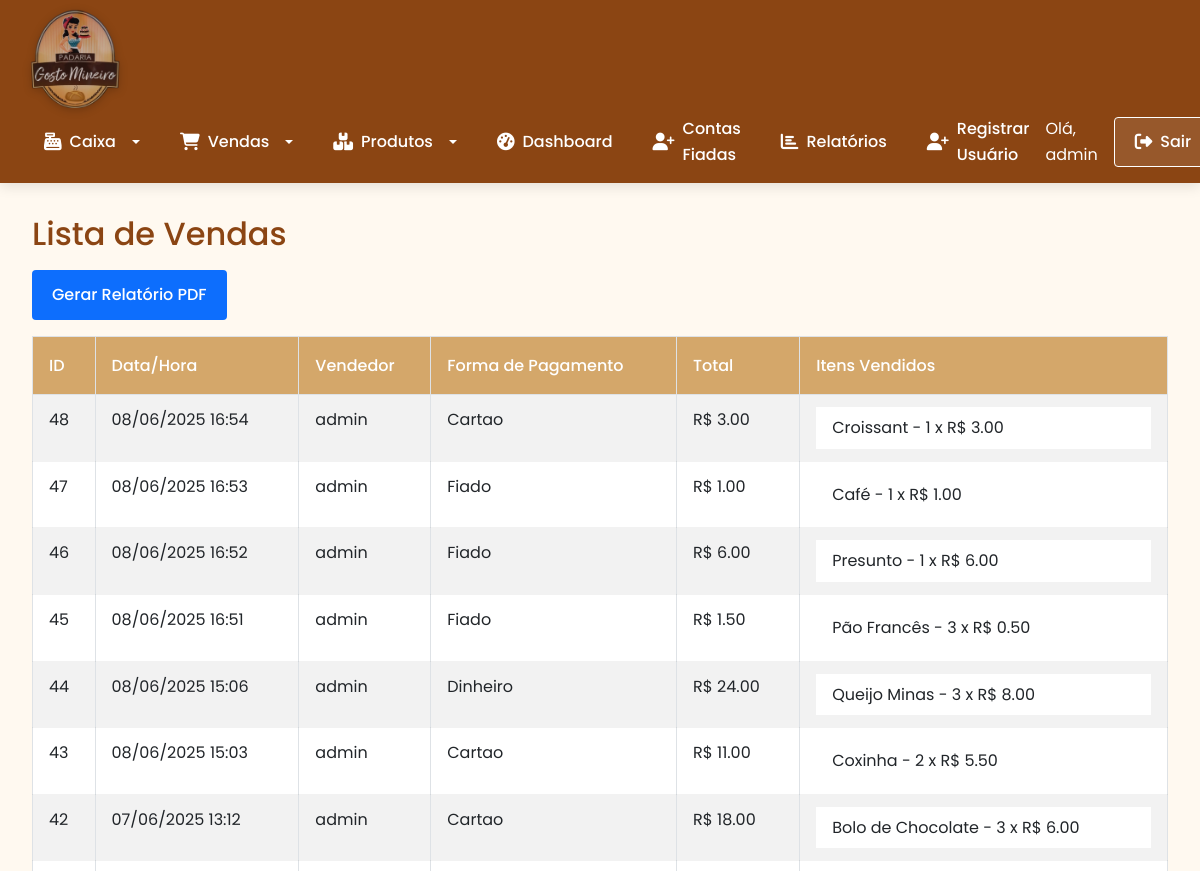
Before: /listar_vendas (signed in, upper part) with the older database file.
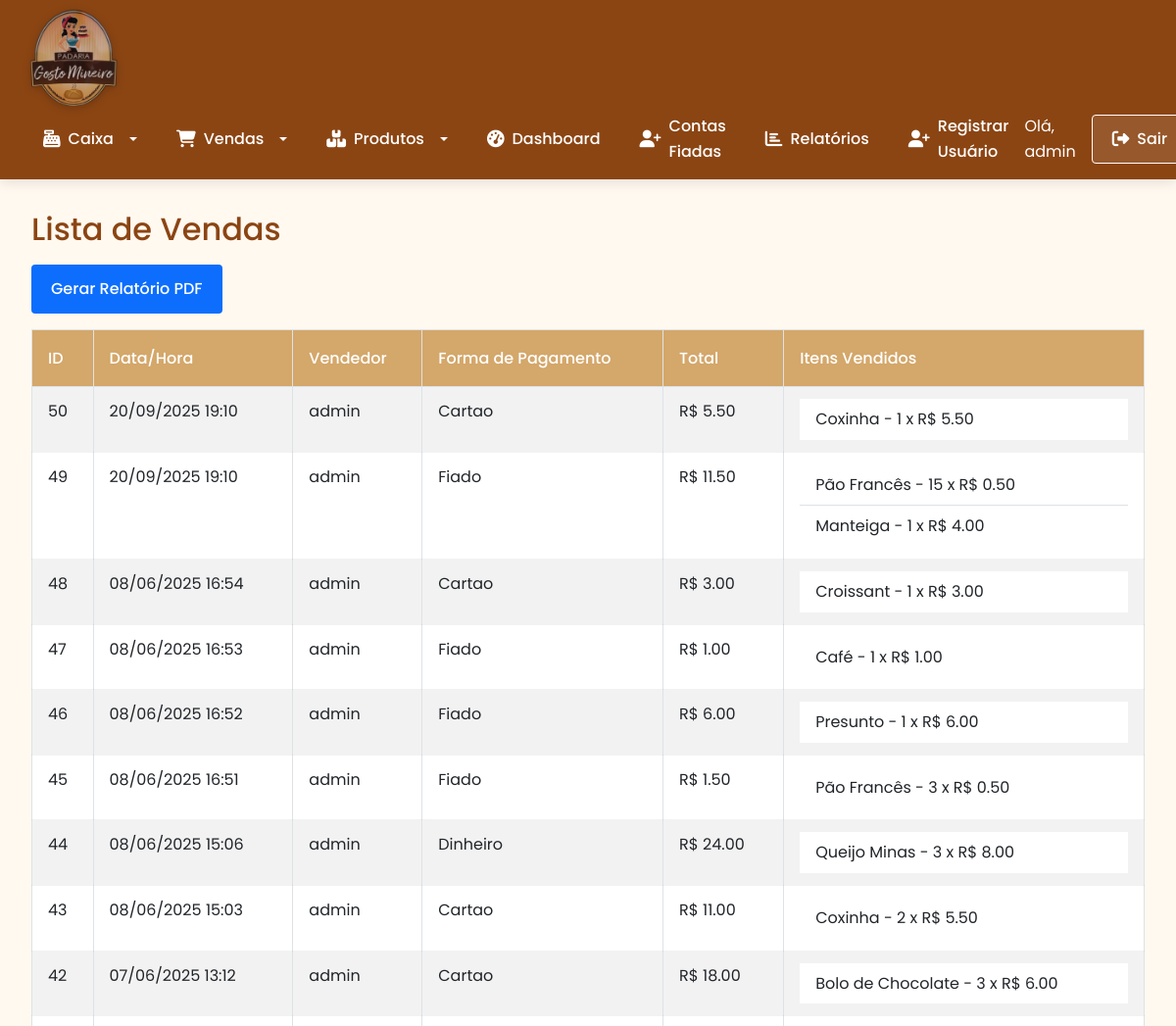
After: the same page with the newer database file.
### tables this page shows
CREATE TABLE vendas (
    id INTEGER PRIMARY KEY AUTOINCREMENT,
    data_hora TEXT NOT NULL,
    usuario_id INTEGER NOT NULL,
    valor_total REAL NOT NULL,
    forma_pagamento TEXT NOT NULL,
    FOREIGN KEY(usuario_id) REFERENCES usuarios(id)
);

CREATE TABLE usuarios (
    id INTEGER PRIMARY KEY AUTOINCREMENT,
    nome TEXT NOT NULL,
    senha TEXT NOT NULL,
    tipo TEXT DEFAULT 'usuario' -- adm ou usuario
);

CREATE TABLE itens_venda (
    id INTEGER PRIMARY KEY AUTOINCREMENT,
    venda_id INTEGER NOT NULL,
    item_id INTEGER NOT NULL,
    quantidade INTEGER NOT NULL,
    valor_unitario REAL NOT NULL,
    FOREIGN KEY(venda_id) REFERENCES vendas(id),
    FOREIGN KEY(item_id) REFERENCES itens(id)
);

CREATE TABLE itens (
    id INTEGER PRIMARY KEY AUTOINCREMENT,
    nome TEXT NOT NULL,
    quantidade INTEGER NOT NULL,
    categoria TEXT NOT NULL,
    custo REAL NOT NULL,
    venda REAL NOT NULL
);

### app.py (the view)
@app.route('/listar_vendas')
@login_required
def listar_vendas():
    db = get_db()
    vendas = db.execute('''
        SELECT v.id, u.nome, v.data_hora, v.valor_total, v.forma_pagamento
        FROM vendas v JOIN usuarios u ON v.usuario_id = u.id
        ORDER BY v.data_hora DESC
    ''').fetchall()
    vendas_com_itens = []
    for venda in vendas:
        itens_venda = db.execute('''
            SELECT i.nome, iv.quantidade, iv.valor_unitario
            FROM itens_venda iv
            JOIN itens i ON iv.item_id = i.id
            WHERE iv.venda_id = ?
        ''', (venda[0],)).fetchall()
        itens_lista = [{"nome": item[0], "qtd": item[1], "valor": item[2]} for item in itens_venda]
        total_venda = sum(item["qtd"]*item["valor"] for item in itens_lista)
        vendas_com_itens.append({
            "id": venda[0],
            "usuario": venda[1],
            "data_hora":venda[2],
            "valor_total": venda[3],
            "forma_pagamento": venda[4],
            "itens": itens_lista,
            "total_calculado": total_venda
        })
    return render_template('listar_vendas.html', vendas=vendas_com_itens)

### app.py (called while the page is built)
@app.template_filter('formatar_data')
def formatar_data(data_hora):
    try:
        dt = datetime.strptime(data_hora, '%Y-%m-%d %H:%M:%S')  # Se for com hora
        return dt.strftime('%d/%m/%Y %H:%M')
    except Exception as e:
        return data_hora  # Retorna original caso falhe

@app.before_request
def make_session_permanent():
    session.permanent = True  # Ativa expiração da sessão

@login_manager.user_loader
def load_user(user_id):
    db = get_db()
    cur = db.execute('SELECT * FROM usuarios WHERE id = ?', (user_id,))
    user = cur.fetchone()
    if user:
        return User(user[0], user[1], user[3])
    return None

### database.py (called while the page is built)
def get_db():
    db = getattr(g, '_database', None)
    if db is None:
        db = g._databse = sqlite3.connect(DATABASE)
        db.row_factory = sqlite3.Row
    return db

def close_connection(exception):
    db = getattr(g, '_database', None)
    if db is not None:
        db.close()

### templates/listar_vendas.html (shortened to what this page needs)
{% extends "base.html" %}
{% block content %}
<h2>Lista de Vendas</h2>
<a href="{{ url_for('gerar_relatorio', tipo='vendas') }}" class="btn btn-primary mb-3">Gerar Relatório PDF</a>
{% if vendas %}
    <table class="table table-bordered table-striped">
        <thead>
            <tr>
                <th>ID</th>
                <th>Data/Hora</th>
                <th>Vendedor</th>
                <th>Forma de Pagamento</th>
                <th>Total</th>
                <th>Itens Vendidos</th>
            </tr>
        </thead>
        <tbody>
            {% for venda in vendas %}
                <tr>
                    <td>{{ venda.id }}</td>
                    <td>{{ venda.data_hora |formatar_data}}</td>
                    <td>{{ venda.usuario }}</td>
                    <td>{{ venda.forma_pagamento|title }}</td>
                    <td>R$ {{ "%.2f"|format(venda.valor_total) }}</td>
                    <td>
                        {% if venda.itens %}
                            <ul class="list-group list-group-flush">
                                {% for item in venda.itens %}
                                    <li class="list-group-item">
                                        {{ item.nome }} - {{ item.qtd }} x R$ {{ "%.2f"|format(item.valor) }}
                                    </li>
                                {% endfor %}
                            </ul>
                        {% else %}
                            <em>Nenhum item vendido</em>
                        {% endif %}
                    </td>
                </tr>
            {% endfor %}
        </tbody>
    </table>
{% else %}
    <div class="alert alert-info">Nenhuma venda registrada ainda.</div>
{% endif %}
{% endblock %}

Changed rows visible on the page:
added vendas: id "50", data_hora "20/09/2025 19:10", usuario "admin", forma_pagamento "Cartao", valor_total "5.50"
added itens_venda: nome "Coxinha", qtd "1", valor "5.50", shown under "50"
added vendas: id "49", data_hora "20/09/2025 19:10", usuario "admin", forma_pagamento "Fiado", valor_total "11.50"
added itens_venda: nome "Pão Francês", qtd "15", valor "0.50", shown under "49"
added itens_venda: nome "Manteiga", qtd "1", valor "4.00", shown under "49"
